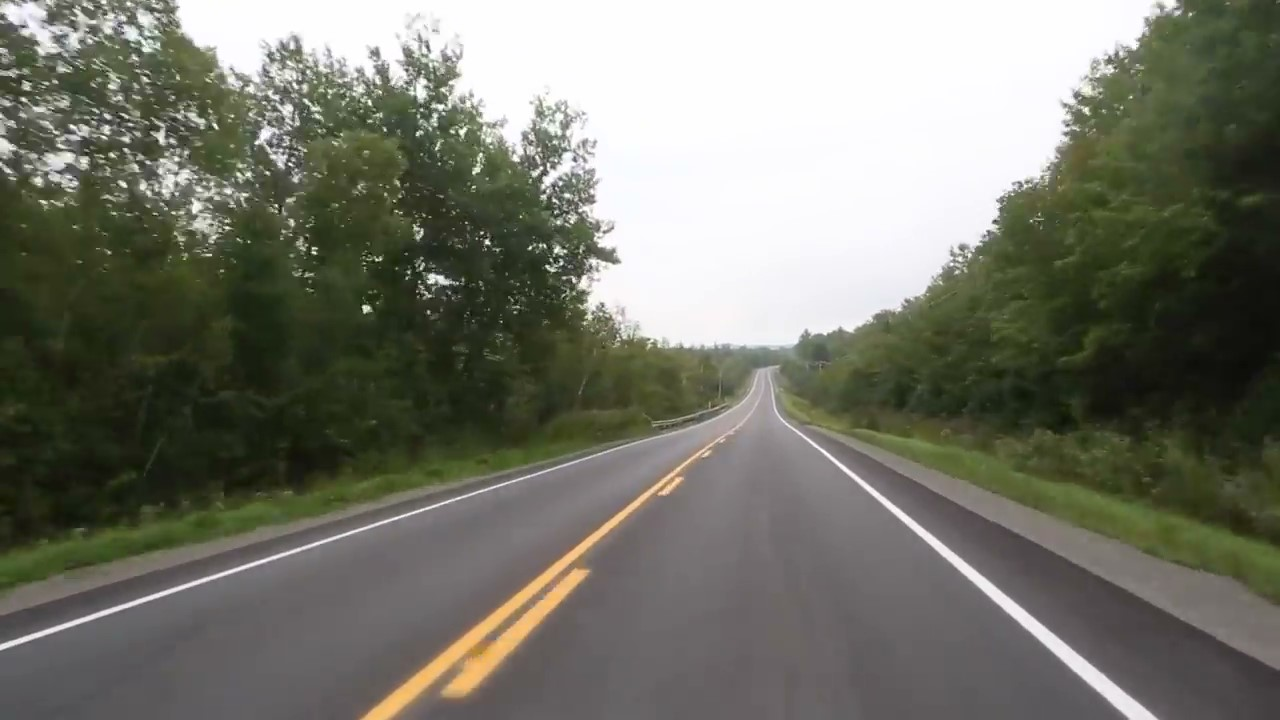
#> input picture test_image.jpg, 1280 x 720 px, given in place of the camera
$ python hsv_video.py
#> lines starting #> are read from the running program, lines starting #| are printed output that depends on the picture; after the words box and inside, x2 and y2 are one past the last pixel; in counts of white or black regions, pixels touching at a corner belong together
import cv2
import numpy as np

def empty(x):
    pass

cap = cv2.VideoCapture(0)

cv2.namedWindow("Trackbars")

cv2.createTrackbar("L-H", "Trackbars", 0, 179, empty)
#> slider 'L-H' is set to 35
cv2.createTrackbar("L-S", "Trackbars", 0, 255, empty)
#> slider 'L-S' is set to 51
cv2.createTrackbar("L-V", "Trackbars", 0, 255, empty)
#> slider 'L-V' is set to 51
cv2.createTrackbar("U-H", "Trackbars", 179, 179, empty)
cv2.createTrackbar("U-S", "Trackbars", 255, 255, empty)
cv2.createTrackbar("U-V", "Trackbars", 255, 255, empty)


while True:
    success, img = cap.read()
#> img is the input picture: shape (720, 1280, 3); mean B, G, R 106.7, 118.3, 117.2
    # if not success:
    #     img = cv2.VideoCapture("hostel_test_basic.mp4")
    #     continue
    hsv = cv2.cvtColor(img, cv2.COLOR_BGR2HSV)
#> hsv: shape (720, 1280, 3); mean H, S, V 70.2, 52.4, 120.6

    l_h = cv2.getTrackbarPos("L-H", "Trackbars")
    l_s = cv2.getTrackbarPos("L-S", "Trackbars")
    l_v = cv2.getTrackbarPos("L-V", "Trackbars")
    h_h = cv2.getTrackbarPos("U-H", "Trackbars")
    h_s = cv2.getTrackbarPos("U-S", "Trackbars")
    h_v = cv2.getTrackbarPos("U-V", "Trackbars")

    low_range = np.array([l_h, l_s, l_v])
    up_range = np.array([h_h, h_s, h_v])

    mask = cv2.inRange(hsv, low_range, up_range)
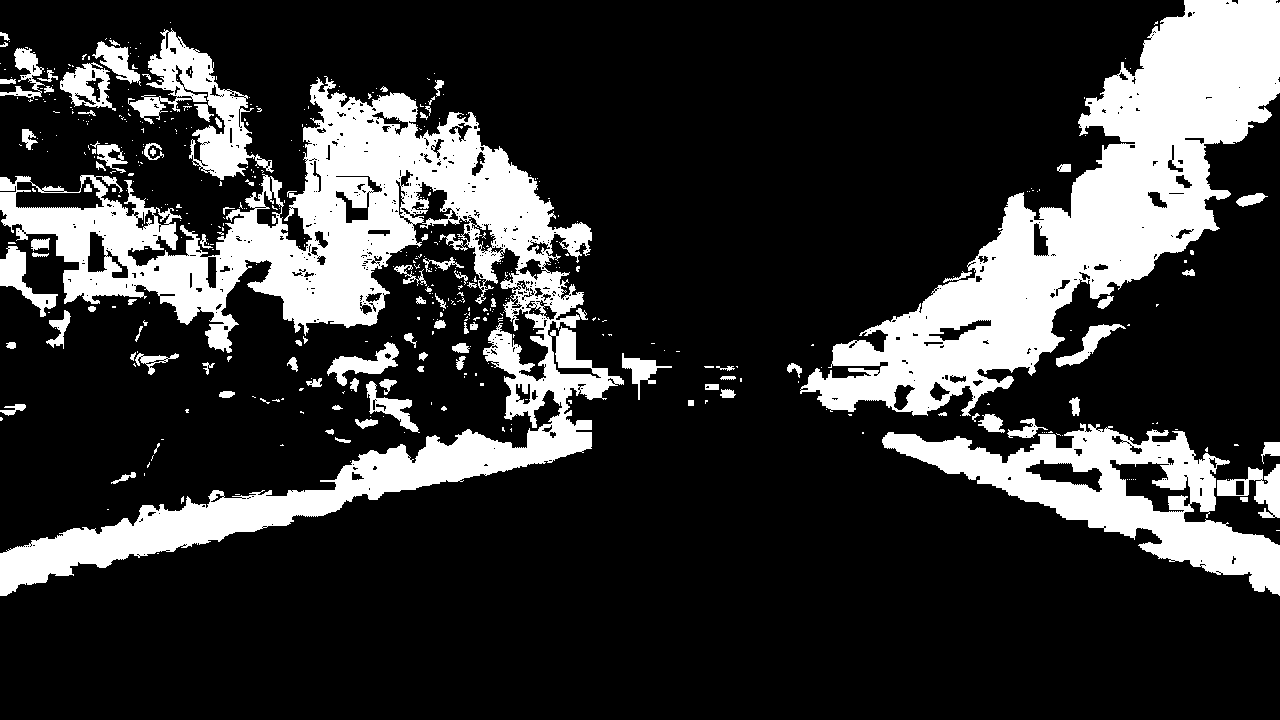
#> mask: shape (720, 1280); 21% white; 487 white regions (392 under 20 px), largest, box (x1, y1, x2, y2) and area: (0, 76, 624, 596) 84282, (800, 0, 1280, 416) 62336, (882, 423, 1280, 596) 22084

    result = cv2.bitwise_and(img, img, mask=mask)
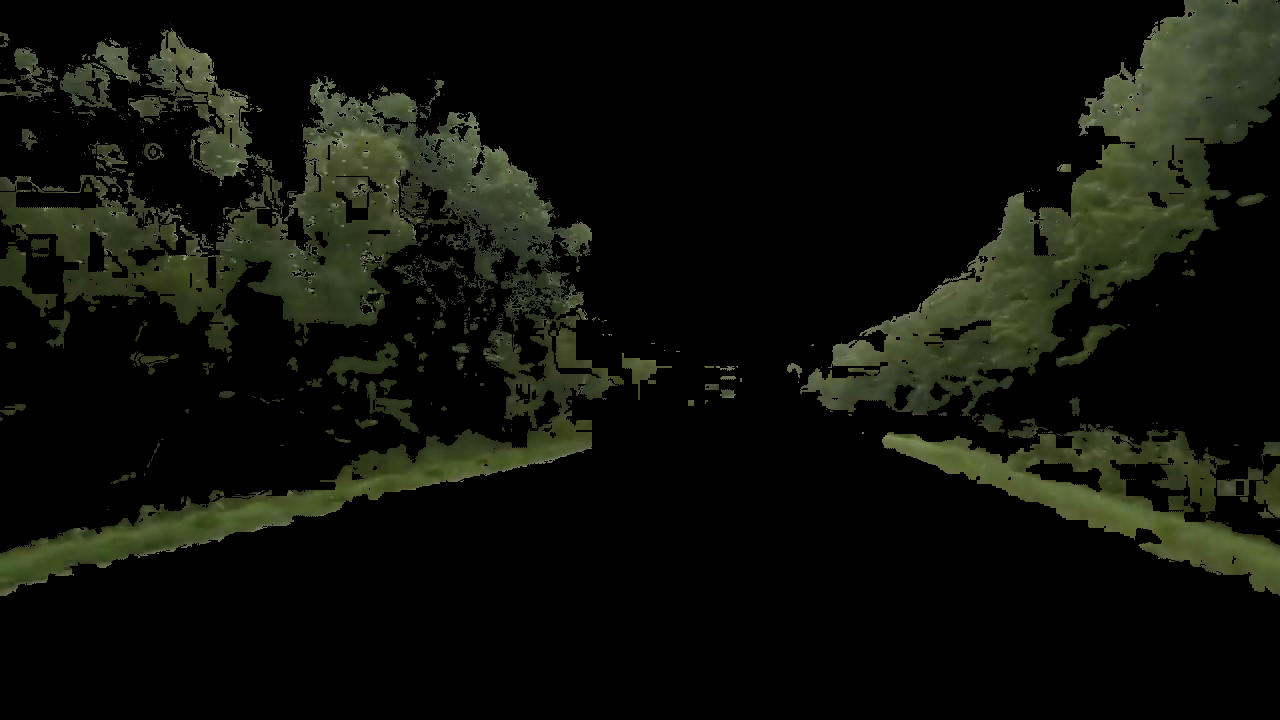
#> result: shape (720, 1280, 3); mean B, G, R 9.7, 16, 14.1

    cv2.imshow("Images", img)
    cv2.imshow("Mask", mask)
    cv2.imshow("Result", result)
    cv2.waitKey(1)
